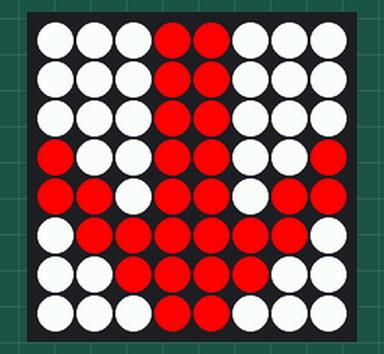
The program below on a simulated Raspberry Pi (BCM pin numbers) with a Sense HAT. Parts: the Sense HAT's 8×8 RGB LED matrix. At 10.0 s the program stops and its outputs stay as they are.

Above: at 0.1 s.

The program:

firmware.py
```python
import time
from sense_hat import SenseHat
sensor = SenseHat()

def SenseLight():
        sense = SenseHat()

        X = [255, 0, 0]  # Red
        O = [255, 255, 255]  # White

        download_mark = [
        O, O, O, X, X, O, O, O,
        O, O, O, X, X, O, O, O,
        O, O, O, X, X, O, O, O,
        X, O, O, X, X, O, O, X,
        X, X, O, X, X, O, X, X,
        O, X, X, X, X, X, X, O,
        O, O, X, X, X, X, O, O,
        O, O, O, X, X, O, O, O
        ]

        sense.set_pixels(download_mark)

SenseLight()
time.sleep(10)
sensor.clear()
```
